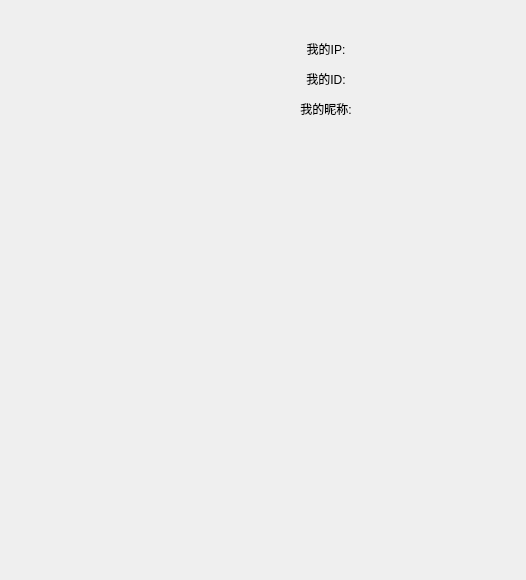
<?xml version="1.0" encoding="UTF-8"?>
<ui version="4.0">
 <class>MainWindowUser</class>
 <widget class="QWidget" name="MainWindowUser">
  <property name="geometry">
   <rect>
    <x>0</x>
    <y>0</y>
    <width>526</width>
    <height>580</height>
   </rect>
  </property>
  <property name="windowTitle">
   <string>Form</string>
  </property>
  <widget class="QLabel" name="label">
   <property name="geometry">
    <rect>
     <x>290</x>
     <y>40</y>
     <width>72</width>
     <height>15</height>
    </rect>
   </property>
   <property name="text">
    <string>&lt;html&gt;&lt;head/&gt;&lt;body&gt;&lt;p align=&quot;center&quot;&gt;我的IP:&lt;/p&gt;&lt;/body&gt;&lt;/html&gt;</string>
   </property>
  </widget>
  <widget class="QLabel" name="text_ip">
   <property name="geometry">
    <rect>
     <x>390</x>
     <y>40</y>
     <width>72</width>
     <height>16</height>
    </rect>
   </property>
   <property name="text">
    <string/>
   </property>
  </widget>
  <widget class="QLabel" name="text_id">
   <property name="geometry">
    <rect>
     <x>390</x>
     <y>70</y>
     <width>72</width>
     <height>15</height>
    </rect>
   </property>
   <property name="text">
    <string/>
   </property>
  </widget>
  <widget class="QLabel" name="text_name">
   <property name="geometry">
    <rect>
     <x>390</x>
     <y>100</y>
     <width>72</width>
     <height>15</height>
    </rect>
   </property>
   <property name="text">
    <string/>
   </property>
  </widget>
  <widget class="QLabel" name="label_3">
   <property name="geometry">
    <rect>
     <x>290</x>
     <y>100</y>
     <width>72</width>
     <height>15</height>
    </rect>
   </property>
   <property name="text">
    <string>&lt;html&gt;&lt;head/&gt;&lt;body&gt;&lt;p align=&quot;center&quot;&gt;我的昵称:&lt;/p&gt;&lt;/body&gt;&lt;/html&gt;</string>
   </property>
  </widget>
  <widget class="QLabel" name="label_2">
   <property name="geometry">
    <rect>
     <x>290</x>
     <y>70</y>
     <width>72</width>
     <height>15</height>
    </rect>
   </property>
   <property name="text">
    <string>&lt;html&gt;&lt;head/&gt;&lt;body&gt;&lt;p align=&quot;center&quot;&gt;我的ID:&lt;/p&gt;&lt;/body&gt;&lt;/html&gt;</string>
   </property>
  </widget>
 </widget>
 <resources/>
 <connections/>
</ui>
